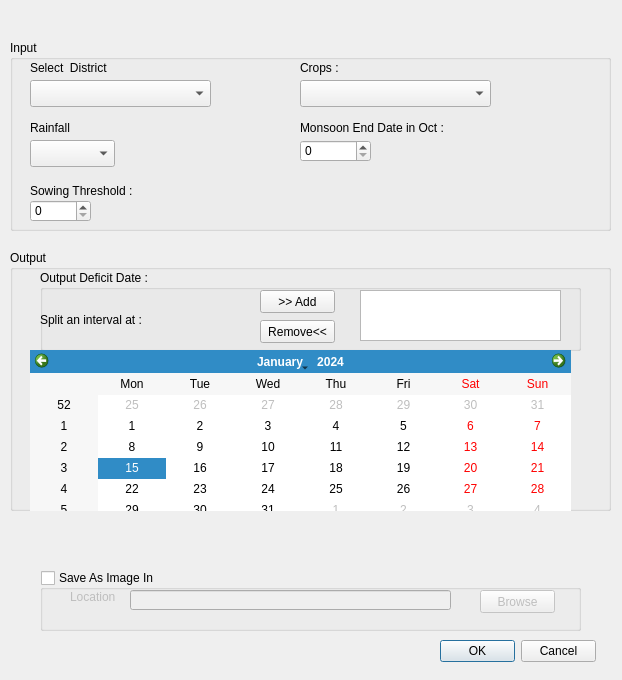
<?xml version="1.0" encoding="UTF-8"?>
<ui version="4.0">
 <class>Dialog</class>
 <widget class="QDialog" name="Dialog">
  <property name="geometry">
   <rect>
    <x>0</x>
    <y>0</y>
    <width>622</width>
    <height>680</height>
   </rect>
  </property>
  <property name="windowTitle">
   <string>Kharif ET-Deficit Calculator</string>
  </property>
  <widget class="QDialogButtonBox" name="buttonBox">
   <property name="geometry">
    <rect>
     <x>440</x>
     <y>640</y>
     <width>156</width>
     <height>23</height>
    </rect>
   </property>
   <property name="orientation">
    <enum>Qt::Horizontal</enum>
   </property>
   <property name="standardButtons">
    <set>QDialogButtonBox::Cancel|QDialogButtonBox::Ok</set>
   </property>
  </widget>
  <widget class="QGroupBox" name="inputs_group_box">
   <property name="geometry">
    <rect>
     <x>10</x>
     <y>40</y>
     <width>601</width>
     <height>191</height>
    </rect>
   </property>
   <property name="title">
    <string>Input</string>
   </property>
   <property name="flat">
    <bool>false</bool>
   </property>
   <property name="checkable">
    <bool>false</bool>
   </property>
   <widget class="QLabel" name="label_5">
    <property name="geometry">
     <rect>
      <x>290</x>
      <y>20</y>
      <width>41</width>
      <height>16</height>
     </rect>
    </property>
    <property name="text">
     <string>Crops :</string>
    </property>
   </widget>
   <widget class="QLabel" name="label_9">
    <property name="geometry">
     <rect>
      <x>20</x>
      <y>80</y>
      <width>98</width>
      <height>16</height>
     </rect>
    </property>
    <property name="text">
     <string>Rainfall</string>
    </property>
   </widget>
   <widget class="QLabel" name="label_10">
    <property name="geometry">
     <rect>
      <x>20</x>
      <y>20</y>
      <width>201</width>
      <height>16</height>
     </rect>
    </property>
    <property name="text">
     <string>Select  District</string>
    </property>
   </widget>
   <widget class="QLabel" name="label_12">
    <property name="geometry">
     <rect>
      <x>20</x>
      <y>140</y>
      <width>131</width>
      <height>21</height>
     </rect>
    </property>
    <property name="text">
     <string>Sowing Threshold :</string>
    </property>
   </widget>
   <widget class="QLabel" name="label_13">
    <property name="geometry">
     <rect>
      <x>290</x>
      <y>80</y>
      <width>181</width>
      <height>16</height>
     </rect>
    </property>
    <property name="text">
     <string>Monsoon End Date in Oct :</string>
    </property>
   </widget>
   <widget class="QSpinBox" name="sowing_threshold">
    <property name="geometry">
     <rect>
      <x>20</x>
      <y>160</y>
      <width>61</width>
      <height>22</height>
     </rect>
    </property>
    <property name="maximum">
     <number>1000</number>
    </property>
   </widget>
   <widget class="QSpinBox" name="monsoon_end">
    <property name="geometry">
     <rect>
      <x>290</x>
      <y>100</y>
      <width>71</width>
      <height>22</height>
     </rect>
    </property>
    <property name="maximum">
     <number>31</number>
    </property>
   </widget>
   <widget class="QComboBox" name="district_selected">
    <property name="geometry">
     <rect>
      <x>20</x>
      <y>40</y>
      <width>181</width>
      <height>27</height>
     </rect>
    </property>
   </widget>
   <widget class="QComboBox" name="rainfall_year">
    <property name="geometry">
     <rect>
      <x>20</x>
      <y>100</y>
      <width>85</width>
      <height>27</height>
     </rect>
    </property>
   </widget>
   <widget class="QComboBox" name="selected_crop">
    <property name="geometry">
     <rect>
      <x>290</x>
      <y>40</y>
      <width>191</width>
      <height>27</height>
     </rect>
    </property>
   </widget>
   <zorder>label_5</zorder>
   <zorder>label_9</zorder>
   <zorder>label_10</zorder>
   <zorder>label_12</zorder>
   <zorder>label_13</zorder>
   <zorder>sowing_threshold</zorder>
   <zorder>monsoon_end</zorder>
   <zorder>district_selected</zorder>
   <zorder>rainfall_year</zorder>
   <zorder>selected_crop</zorder>
   <zorder>groupBox</zorder>
  </widget>
  <widget class="QGroupBox" name="groupBox">
   <property name="geometry">
    <rect>
     <x>10</x>
     <y>250</y>
     <width>601</width>
     <height>261</height>
    </rect>
   </property>
   <property name="title">
    <string>Output</string>
   </property>
   <widget class="QGroupBox" name="groupBox_3">
    <property name="geometry">
     <rect>
      <x>30</x>
      <y>20</y>
      <width>541</width>
      <height>81</height>
     </rect>
    </property>
    <property name="title">
     <string>Output Deficit Date :</string>
    </property>
    <widget class="QPushButton" name="output_deficit_add_button">
     <property name="geometry">
      <rect>
       <x>220</x>
       <y>20</y>
       <width>75</width>
       <height>23</height>
      </rect>
     </property>
     <property name="toolTip">
      <string>Splits the interval containing the selected value</string>
     </property>
     <property name="text">
      <string>&gt;&gt; Add</string>
     </property>
    </widget>
    <widget class="QPushButton" name="output_deficit_remove_button">
     <property name="geometry">
      <rect>
       <x>220</x>
       <y>50</y>
       <width>75</width>
       <height>23</height>
      </rect>
     </property>
     <property name="toolTip">
      <string>Merges with previous interval</string>
     </property>
     <property name="text">
      <string>Remove&lt;&lt;</string>
     </property>
    </widget>
    <widget class="QListWidget" name="output_deficit_list_widget">
     <property name="geometry">
      <rect>
       <x>320</x>
       <y>20</y>
       <width>201</width>
       <height>51</height>
      </rect>
     </property>
     <property name="modelColumn">
      <number>0</number>
     </property>
     <property name="wordWrap">
      <bool>true</bool>
     </property>
     <property name="currentRow">
      <number>-1</number>
     </property>
    </widget>
    <widget class="QLabel" name="label_8">
     <property name="geometry">
      <rect>
       <x>0</x>
       <y>40</y>
       <width>131</width>
       <height>20</height>
      </rect>
     </property>
     <property name="text">
      <string>Split an interval at : </string>
     </property>
    </widget>
   </widget>
   <widget class="QCalendarWidget" name="output_deficit_date">
    <property name="geometry">
     <rect>
      <x>20</x>
      <y>100</y>
      <width>541</width>
      <height>171</height>
     </rect>
    </property>
   </widget>
  </widget>
  <widget class="QGroupBox" name="save_image_group_box">
   <property name="geometry">
    <rect>
     <x>40</x>
     <y>570</y>
     <width>541</width>
     <height>61</height>
    </rect>
   </property>
   <property name="title">
    <string>Save As Image In</string>
   </property>
   <property name="checkable">
    <bool>true</bool>
   </property>
   <property name="checked">
    <bool>false</bool>
   </property>
   <widget class="QPushButton" name="save_image_browse">
    <property name="geometry">
     <rect>
      <x>440</x>
      <y>20</y>
      <width>75</width>
      <height>23</height>
     </rect>
    </property>
    <property name="text">
     <string>Browse</string>
    </property>
   </widget>
   <widget class="QLineEdit" name="save_image_filename">
    <property name="geometry">
     <rect>
      <x>90</x>
      <y>20</y>
      <width>321</width>
      <height>20</height>
     </rect>
    </property>
   </widget>
   <widget class="QLabel" name="label_7">
    <property name="geometry">
     <rect>
      <x>30</x>
      <y>20</y>
      <width>46</width>
      <height>13</height>
     </rect>
    </property>
    <property name="text">
     <string>Location :</string>
    </property>
   </widget>
  </widget>
 </widget>
 <resources/>
 <connections>
  <connection>
   <sender>buttonBox</sender>
   <signal>accepted()</signal>
   <receiver>Dialog</receiver>
   <slot>accept()</slot>
   <hints>
    <hint type="sourcelabel">
     <x>248</x>
     <y>254</y>
    </hint>
    <hint type="destinationlabel">
     <x>157</x>
     <y>271</y>
    </hint>
   </hints>
  </connection>
  <connection>
   <sender>buttonBox</sender>
   <signal>rejected()</signal>
   <receiver>Dialog</receiver>
   <slot>reject()</slot>
   <hints>
    <hint type="sourcelabel">
     <x>316</x>
     <y>260</y>
    </hint>
    <hint type="destinationlabel">
     <x>286</x>
     <y>271</y>
    </hint>
   </hints>
  </connection>
 </connections>
</ui>
